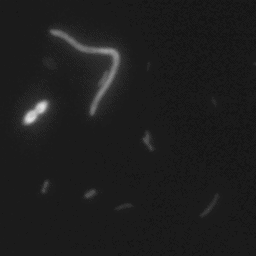
%> input picture images/bacteria.pgm, 256 x 256 px
$ octave ex2.m   (GNU Octave 9; MATLAB toolbox functions it lacks are replaced by stand-ins)
%> lines starting %> are read from the running program, lines starting %| are printed output that depends on the picture; in (x1, y1, x2, y2) boxes, pixels count from 0 and x2, y2 are one past the last pixel; in counts of white or black regions, pixels touching at a corner belong together; the program's own positions count from 1
### lab2/ex2/dilationNfold.m
function imgOut = dilationNfold(n, connectivity, imgIn)
if connectivity == 4
 imgOut =  bwdist(imgIn,'cityblock') <= n;
else
 imgOut =  bwdist(imgIn,'chessboard') <= n;
end

end

### lab2/ex2/erosionNfold.m
function imgOut = erosionNfold(n, connectivity, imgIn)
if connectivity == 4
 imgOut =  bwdist(~imgIn,'cityblock') >= n;
else
 imgOut =  bwdist(~imgIn,'chessboard') >= n;
end
end

### lab2/ex2/ex2.m
clear all;
in =  imread("../../images/bacteria.pgm");
%> in is the input picture: size 256x256 uint8; min 21, max 223, mean 29.7
in = im2bw(in, 0.3);
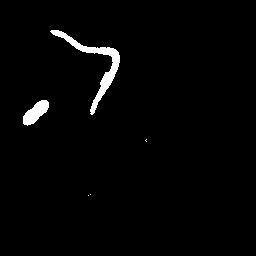
%> in: size 256x256 logical; 2% white; 5 white regions (3 under 20 px), largest, box (x1, y1, x2, y2) and area: (50, 30, 120, 115) 909, (23, 100, 49, 126) 370
n = 4;
se4 = strel("diamond", 1);
se8 = strel("square", 3);
out=in;

%% repeated dilation
for i=1:n
out= imdilate(out, se4);
end
%> this loop made 4 passes
%> pass 1, `out= imdilate(out, se4);`:
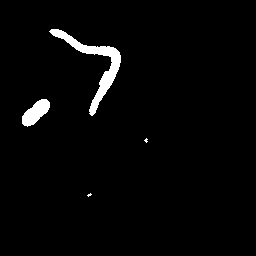
%> out: size 256x256 logical; 2.5% white; 4 white regions (2 under 20 px), largest, box (x1, y1, x2, y2) and area: (49, 29, 121, 116) 1166, (22, 99, 50, 127) 441
%> after the loop:
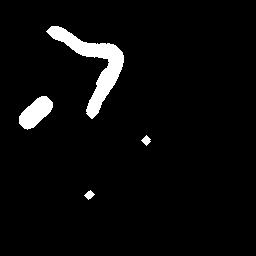
%> out: size 256x256 logical; 4.2% white; 4 white regions, box (x1, y1, x2, y2) and area: (46, 26, 124, 119) 1957, (19, 96, 53, 130) 675, (141, 135, 151, 146) 59, (84, 190, 95, 200) 58
%figure();imshow(out);

%% dilation with distance transform
out1 = dilationNfold(n, 4, in);
%figure();imshow(out);


out = in;
%% repeated erosion
for i=1:n
out= imerode(out, se4);
end
%> this loop made 4 passes
%> pass 1, `out= imerode(out, se4);`:
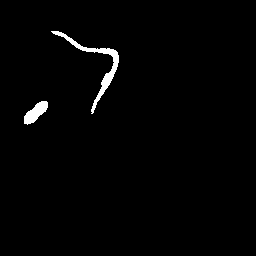
%> out: size 256x256 logical; 1.5% white; 2 white regions, box (x1, y1, x2, y2) and area: (51, 31, 119, 114) 656, (24, 101, 48, 125) 303
%> pass 2, `out= imerode(out, se4);`:
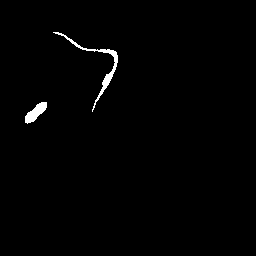
%> out: size 256x256 logical; 0.99% white; 2 white regions, box (x1, y1, x2, y2) and area: (53, 32, 118, 112) 408, (25, 102, 47, 124) 240
%> pass 3, `out= imerode(out, se4);`:
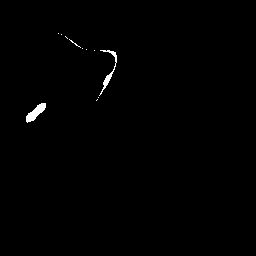
%> out: size 256x256 logical; 0.55% white; 11 white regions (9 under 20 px), largest, box (x1, y1, x2, y2) and area: (26, 103, 46, 123) 183, (99, 50, 117, 96) 148
%> after the loop:
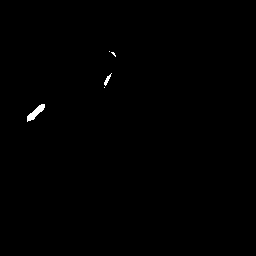
%> out: size 256x256 logical; 0.28% white; 5 white regions (3 under 20 px), largest, box (x1, y1, x2, y2) and area: (27, 104, 45, 122) 132, (104, 73, 112, 86) 36
%figure();imshow(out);

%% erosion with distance transform
out1 = erosionNfold(n,4,in);
%figure();imshow(out);

%%
